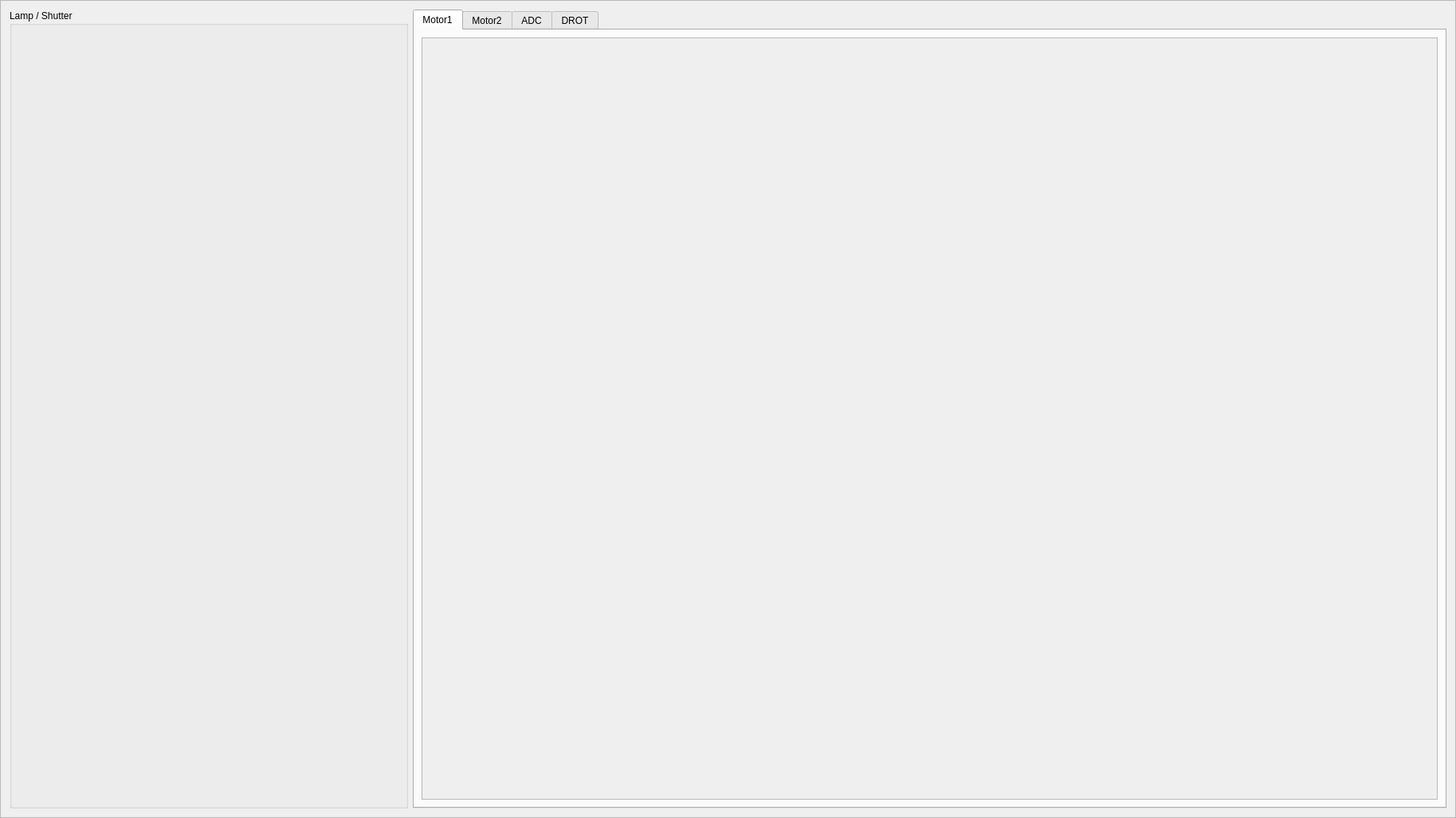
<?xml version="1.0" encoding="UTF-8"?>
<ui version="4.0">
 <class>Frame</class>
 <widget class="QFrame" name="Frame">
  <property name="geometry">
   <rect>
    <x>0</x>
    <y>0</y>
    <width>1827</width>
    <height>1026</height>
   </rect>
  </property>
  <property name="minimumSize">
   <size>
    <width>1800</width>
    <height>800</height>
   </size>
  </property>
  <property name="windowTitle">
   <string>Frame</string>
  </property>
  <property name="frameShape">
   <enum>QFrame::StyledPanel</enum>
  </property>
  <property name="frameShadow">
   <enum>QFrame::Raised</enum>
  </property>
  <layout class="QGridLayout" name="gridLayout_2">
   <item row="0" column="0">
    <layout class="QHBoxLayout" name="horizontalLayout">
     <item>
      <layout class="QHBoxLayout" name="horizontalLayout_2">
       <item>
        <widget class="QGroupBox" name="groupBox">
         <property name="minimumSize">
          <size>
           <width>500</width>
           <height>0</height>
          </size>
         </property>
         <property name="title">
          <string>Lamp / Shutter</string>
         </property>
         <layout class="QGridLayout" name="gridLayout">
          <item row="0" column="0">
           <layout class="QVBoxLayout" name="ly_devices">
            <property name="spacing">
             <number>0</number>
            </property>
           </layout>
          </item>
          <item row="1" column="0">
           <spacer name="verticalSpacer">
            <property name="orientation">
             <enum>Qt::Vertical</enum>
            </property>
            <property name="sizeHint" stdset="0">
             <size>
              <width>20</width>
              <height>40</height>
             </size>
            </property>
           </spacer>
          </item>
         </layout>
        </widget>
       </item>
       <item>
        <widget class="QTabWidget" name="tabWidget">
         <property name="currentIndex">
          <number>0</number>
         </property>
         <widget class="QWidget" name="Motor1">
          <attribute name="title">
           <string>Motor1</string>
          </attribute>
          <layout class="QGridLayout" name="gridLayout_3">
           <item row="0" column="0">
            <widget class="QScrollArea" name="scrollArea">
             <property name="widgetResizable">
              <bool>true</bool>
             </property>
             <widget class="QWidget" name="scrollAreaWidgetContents">
              <property name="geometry">
               <rect>
                <x>0</x>
                <y>0</y>
                <width>1233</width>
                <height>925</height>
               </rect>
              </property>
              <layout class="QGridLayout" name="gridLayout_4">
               <item row="0" column="0">
                <layout class="QVBoxLayout" name="ly_motor1"/>
               </item>
               <item row="1" column="0">
                <spacer name="verticalSpacer_5">
                 <property name="orientation">
                  <enum>Qt::Vertical</enum>
                 </property>
                 <property name="sizeHint" stdset="0">
                  <size>
                   <width>20</width>
                   <height>40</height>
                  </size>
                 </property>
                </spacer>
               </item>
              </layout>
             </widget>
            </widget>
           </item>
          </layout>
         </widget>
         <widget class="QWidget" name="tab_2">
          <attribute name="title">
           <string>Motor2</string>
          </attribute>
          <layout class="QGridLayout" name="gridLayout_6">
           <item row="0" column="0">
            <widget class="QScrollArea" name="scrollArea_2">
             <property name="widgetResizable">
              <bool>true</bool>
             </property>
             <widget class="QWidget" name="scrollAreaWidgetContents_2">
              <property name="geometry">
               <rect>
                <x>0</x>
                <y>0</y>
                <width>656</width>
                <height>918</height>
               </rect>
              </property>
              <layout class="QGridLayout" name="gridLayout_5">
               <item row="0" column="0">
                <layout class="QVBoxLayout" name="ly_motor2"/>
               </item>
               <item row="1" column="0">
                <spacer name="verticalSpacer_4">
                 <property name="orientation">
                  <enum>Qt::Vertical</enum>
                 </property>
                 <property name="sizeHint" stdset="0">
                  <size>
                   <width>20</width>
                   <height>40</height>
                  </size>
                 </property>
                </spacer>
               </item>
              </layout>
             </widget>
            </widget>
           </item>
          </layout>
         </widget>
         <widget class="QWidget" name="tab">
          <attribute name="title">
           <string>ADC</string>
          </attribute>
          <layout class="QGridLayout" name="gridLayout_8">
           <item row="0" column="0">
            <widget class="QScrollArea" name="scrollArea_3">
             <property name="widgetResizable">
              <bool>true</bool>
             </property>
             <widget class="QWidget" name="scrollAreaWidgetContents_3">
              <property name="geometry">
               <rect>
                <x>0</x>
                <y>0</y>
                <width>656</width>
                <height>918</height>
               </rect>
              </property>
              <layout class="QGridLayout" name="gridLayout_7">
               <item row="0" column="0">
                <layout class="QVBoxLayout" name="ly_adc1"/>
               </item>
               <item row="1" column="0">
                <spacer name="verticalSpacer_3">
                 <property name="orientation">
                  <enum>Qt::Vertical</enum>
                 </property>
                 <property name="sizeHint" stdset="0">
                  <size>
                   <width>20</width>
                   <height>40</height>
                  </size>
                 </property>
                </spacer>
               </item>
              </layout>
             </widget>
            </widget>
           </item>
          </layout>
         </widget>
         <widget class="QWidget" name="tab_3">
          <attribute name="title">
           <string>DROT</string>
          </attribute>
          <layout class="QGridLayout" name="gridLayout_10">
           <item row="0" column="0">
            <widget class="QScrollArea" name="scrollArea_4">
             <property name="widgetResizable">
              <bool>true</bool>
             </property>
             <widget class="QWidget" name="scrollAreaWidgetContents_4">
              <property name="geometry">
               <rect>
                <x>0</x>
                <y>0</y>
                <width>656</width>
                <height>918</height>
               </rect>
              </property>
              <layout class="QGridLayout" name="gridLayout_9">
               <item row="0" column="0">
                <layout class="QVBoxLayout" name="ly_drot1"/>
               </item>
               <item row="1" column="0">
                <spacer name="verticalSpacer_2">
                 <property name="orientation">
                  <enum>Qt::Vertical</enum>
                 </property>
                 <property name="sizeHint" stdset="0">
                  <size>
                   <width>20</width>
                   <height>40</height>
                  </size>
                 </property>
                </spacer>
               </item>
              </layout>
             </widget>
            </widget>
           </item>
          </layout>
         </widget>
        </widget>
       </item>
      </layout>
     </item>
    </layout>
   </item>
  </layout>
 </widget>
 <resources/>
 <connections/>
</ui>
